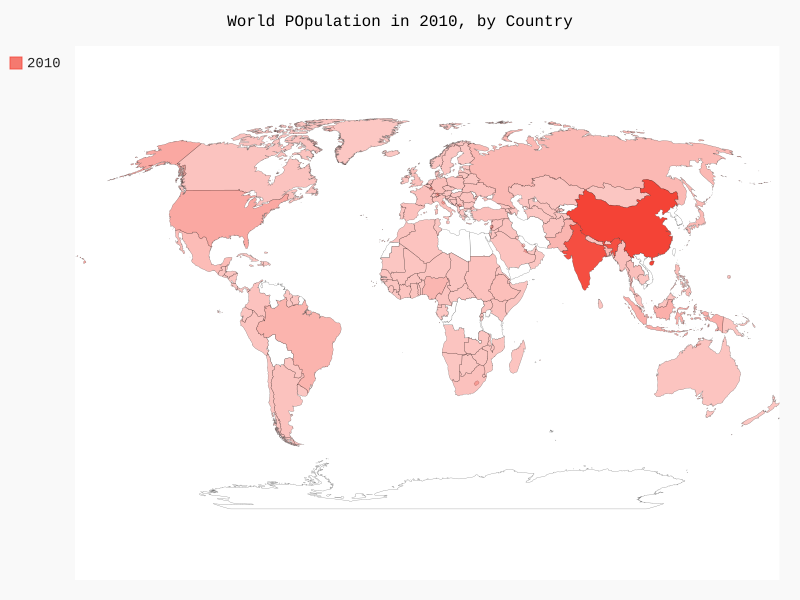

This figure's Python source:
import json
import pygal

from country_codes import get_country_code

# Load the data into a list.
filename = 'population_data.json'
with open(filename) as f:
    pop_data = json.load(f)

# Build a dictionary of population data.
cc_populations = {}


# Print the 2-1- population for each country.
for pop_dict in pop_data:
    if pop_dict in pop_data:
        if pop_dict['Year'] == '2010':
            country_name = pop_dict['Country Name']
            population = int(float(pop_dict['Value']))
            code = get_country_code(country_name)
            if code:
                cc_populations[code] = population
            else:
                print(f"ERROR- {country_name}")
            print(f"{country_name}: {population}")

wm = pygal.maps.world.World()
wm.title = 'World POpulation in 2010, by Country'
wm.add('2010', cc_populations)

wm.render_to_file('world_population.svg')
